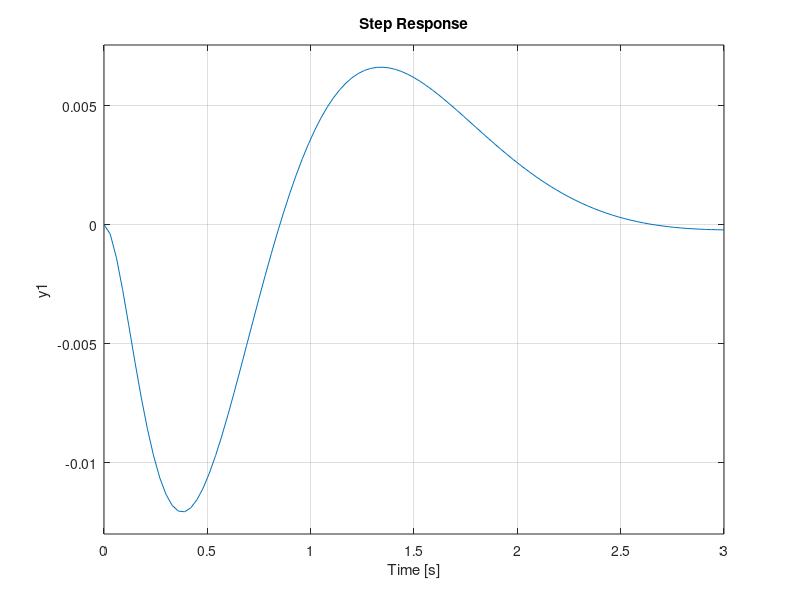

Write the MATLAB code that produced this figure.
clear;
close all;
clc;

M= 2;
m =0.5;
l=0.5;
g=9.8;
% les matrix du modèle
A = [0 (M+m)*g/(M*l) 0 0;
    1 0 0 0;
    0 -m*g/M 0 0;
    0 0 1 0];
B = [-1/(M*l);0;1/M;0];
C = [0 1 0 0];
D = 0;
% definition du modèle
SYS_INVERTED_PENDULUm = ss(A,B,C,D);
% test stabilité
les_poles = eig(A);
% test controlabilité
cont =rank([B A*B A*A*B A*A*A*B]);
if cont == size(A)
    disp("le système est commandable")
else
    disp("le système n'est pas commandable")
end
%if cont ==size(A)
% test observabilité
observa = rank([C;C*A;C*A*A;C*A*A*A]);
if cont == size(A)
    disp("le système est observable")
else
    disp("le système n'est pas observable")
end
% tectnique de commande stabilisante:calcul de K
nv_poles = [-5 -4 -2+2*1i -2-2*1i];
K = acker(A,B,nv_poles);

A_bf = A-B*K;
SYST_2 = ss(A_bf,B,C,D);
figure(1);
step(SYST_2);
grid on;












